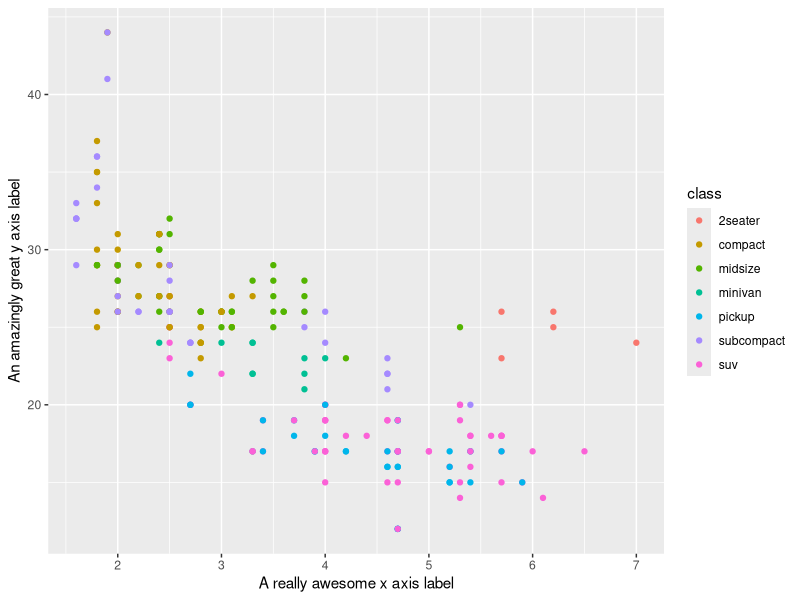

Write the R code that produced this figure. (Note: this script raises an error after producing the figure.)
## ---- chunk 1
knitr::opts_chunk$set(echo = TRUE)
rm(list = ls())
require(tidyverse)
## ---- chunk 2
ggplot(mpg, aes(displ, hwy)) +
  geom_point(aes(color=class)) +
  scale_x_continuous("A really awesome x axis label") +
  scale_y_continuous("An amazingly great y axis label")
## ---- chunk 3
ggplot(mpg, aes(trans, hwy)) +
  scale_x_continuous("cylinders") +
  geom_point()

ggplot(mpg, aes(trans, hwy)) +
  scale_y_discrete("cylinders") +
  geom_point()
## ---- chunk 4
ggplot(mpg, aes(displ)) +
  scale_y_continuous("Highway mpg") +
  scale_x_continuous() +
  geom_point(aes(y = hwy))

ggplot(mpg, aes(displ, hwy)) +
  scale_y_continuous("Highway mpg") +
  geom_point()
## ---- chunk 5
ggplot(mpg, aes(y=displ, x=class)) +
  scale_y_continuous("Displacement (l)") +
  scale_x_continuous("Car type") +
  scale_x_continuous("Type of car") +
  scale_color_discrete() +
  geom_point(aes(color=drv)) +
  scale_color_discrete("Drive\ntrain")

ggplot(mpg, aes(class, displ)) +
  scale_x_discrete("Type of car") +
  scale_y_continuous("Displacement (l)") +
  scale_color_discrete("Drive\ntrain") +
  geom_point(aes(color=drv))
## ---- chunk 6
ggplot(mpg, aes(displ, hwy)) +
  ylab(expression(paste("Highway (", frac(miles,gallons), ")"))) +
  scale_x_continuous(labels = scales::unit_format("L", 2)) +
  geom_point()
